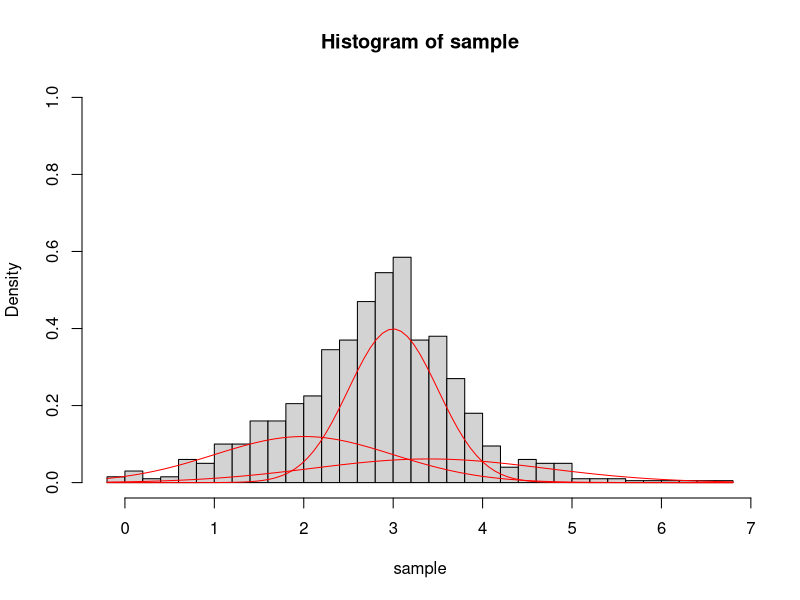

Write the R code that produced this figure.
# Store the dist means and sdevs
msdev <- matrix(c(2,3,3.4,1,0.5,1.3),3,2)
# Generate probabilities for selecting dist
prob <- runif(1000)
sample <- matrix(NA,1,1000)
# Draw sample for selected dist (according to prob)
for (i in 1:1000) {
  if (prob[i] < 0.3) {
    sample[i] <- rnorm(1,msdev[1,1],msdev[1,2])
  } else if (prob[i] < 0.8) {
    sample[i] <- rnorm(1,msdev[2,1],msdev[2,2])
  } else {
    sample[i] <- rnorm(1,msdev[3,1],msdev[3,2])
  }
}
# Plot!
hist(sample,freq=FALSE,ylim=c(0,1),breaks = 30)
curve(0.3*dnorm(x,msdev[1,1],msdev[1,2]),add=TRUE,col='red')
curve(0.5*dnorm(x,msdev[2,1],msdev[2,2]),add=TRUE,col='red')
curve(0.2*dnorm(x,msdev[3,1],msdev[3,2]),add=TRUE,col='red')

